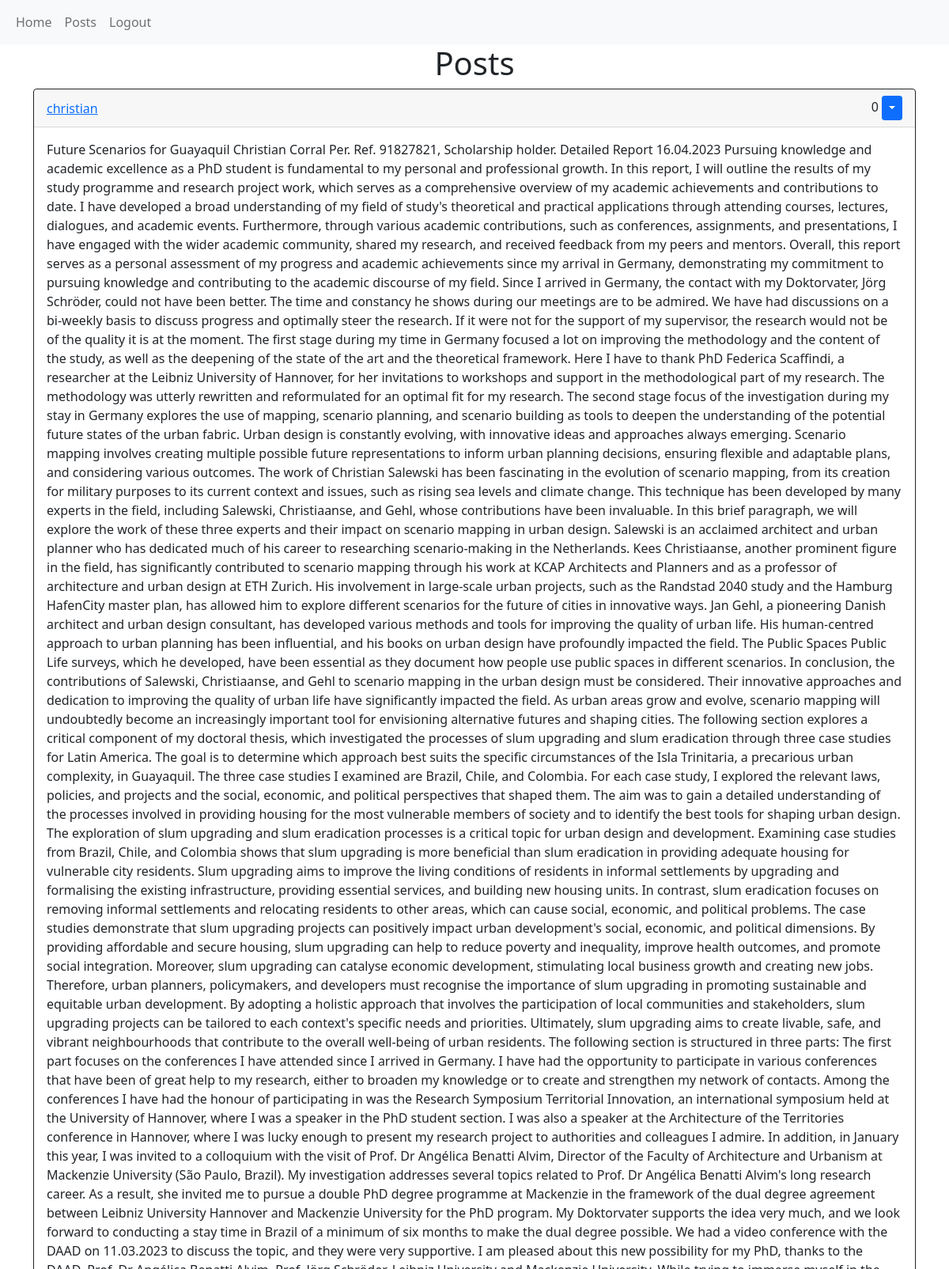
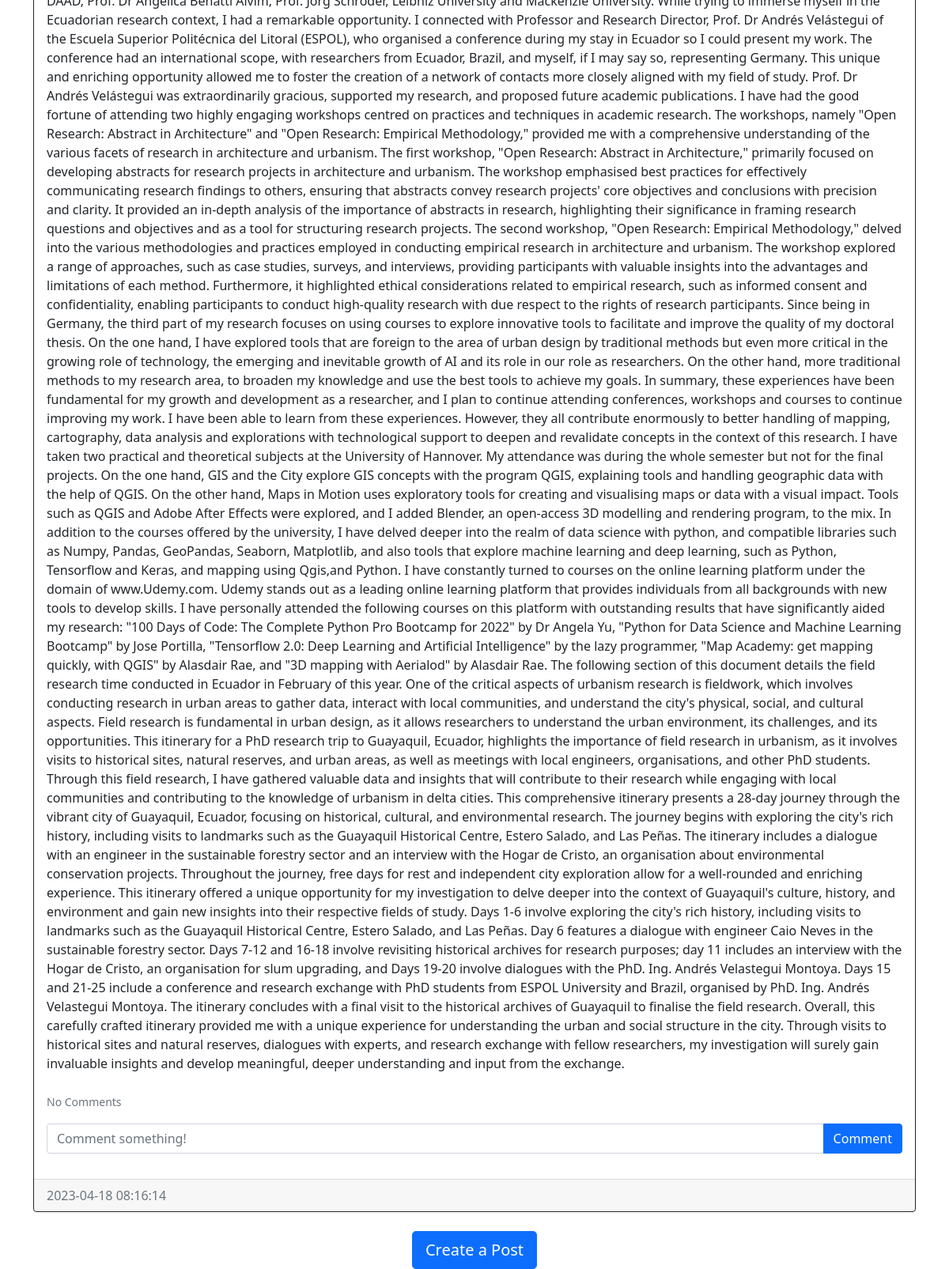
Screenshot of /home (signed in) with the database file from the repository (2 pictures, top to bottom).
### website/models.py (models this page shows)
class Post(db.Model):
    id = db.Column(db.Integer, primary_key=True)
    text = db.Column(db.Text, nullable=False)
    date_created = db.Column(db.DateTime(timezone=True), default=func.now())
    author = db.Column(db.Integer, db.ForeignKey(
        'user.id', ondelete="CASCADE"), nullable=False)
    comments = db.relationship('Comment', backref='post', passive_deletes=True)
    likes = db.relationship('Like', backref='post', passive_deletes=True)

class User(db.Model, UserMixin):
    id = db.Column(db.Integer, primary_key=True)
    email = db.Column(db.String(150), unique=True)
    username = db.Column(db.String(150), unique=True)
    password = db.Column(db.String(150))
    date_created = db.Column(db.DateTime(timezone=True), default=func.now())
    posts = db.relationship('Post', backref='user', passive_deletes=True)
    comments = db.relationship('Comment', backref='user', passive_deletes=True)
    likes = db.relationship('Like', backref='user', passive_deletes=True)

### website/views.py (the view)
@views.route("/")
@views.route("/home")
@login_required
def home():
    posts = Post.query.all()
    return render_template("home.html", user=current_user, posts=posts)

### website/__init__.py (called while the page is built)
def create_app():
    app = Flask(__name__)
    app.config['SECRET_KEY'] = "helloworld"
    app.config['SQLALCHEMY_DATABASE_URI'] = f'sqlite:///{DB_NAME}'
    db.init_app(app)
    from .views import views
    from .auth import auth
    app.register_blueprint(views, url_prefix="/")
    app.register_blueprint(auth, url_prefix="/")
    from .models import User, Post
    create_database(app)
    login_manager = LoginManager()
    login_manager.login_view = "auth.login"
    login_manager.init_app(app)
    @login_manager.user_loader
    def load_user(id):
        return User.query.get(int(id))
    return app

### website/templates/home.html (shortened to what this page needs)
{% extends "posts_div.html" %}

### website/templates/posts_div.html (shortened to what this page needs)
{% extends "base.html" %} {% block title %}Home{% endblock %} {% block content
    %}
    <h1 align="center">{% block header %}Posts{% endblock %}</h1>
    <div id="posts">
      {% for post in posts %}
      <div class="card border-dark">
        <div class="card-header d-flex justify-content-between align-items-center">
          <a href="/posts/{{post.user.username}}">{{post.user.username}}</a>
          <div>
            <span id="likes-count-{{post.id}}">
            {{ post.likes|length }}</span>
             {% if user.id == post.author %}
            <div class="btn-group">
              <button
                type="button"
                class="btn btn-sm btn-primary dropdown-toggle"
                data-bs-toggle="dropdown"
              ></button>
            </div>
            {% endif %}
          </div>
        </div>
        <div class="card-body">
          <div class="card-text">{{post.text}}</div>
          <br />
          <p class="card-text">
            {% if post.comments|length > 0 %}
            <a data-bs-toggle="collapse" href="#comments-{{post.id}}" role="button">
              <small>View {{post.comments|length}} Comments</small>
            </a>
            {% else %}
            <small class="text-muted">No Comments</small>
            {% endif %}
          </p>
          <form
            class="input-group mb-3"
            method="POST"
            action="/create-comment/{{post.id}}"
          >
            <input
              type="text"
              id="text"
              name="text"
              class="form-control"
              placeholder="Comment something!"
            />
            <button type="submit" class="btn btn-primary">Comment</button>
          </form>
        </div>
        <div class="card-footer text-muted">{{post.date_created}}</div>
      </div>
      <br/ > {% endfor %}
    </div>
    {% block footer %}
    <div align="center">
      <a href="/create-post"
        ><button type="button" class="btn btn-primary btn-lg">
          Create a Post
        </button></a
      >
    </div>
    {% endblock %} {% endblock %}

### website/templates/base.html (shortened to what this page needs)
<!DOCTYPE html>
<html lang="en">
  <head>
    <link
      href="https://cdn.jsdelivr.net/npm/bootstrap@5.0.2/dist/css/bootstrap.min.css"
      rel="stylesheet"
    />
    <link rel="stylesheet" type="text/css" href="website/static/css/main.css">
  </head>
  <body>
    <nav class="navbar navbar-expand-lg navbar-light bg-light">
      <div class="container-fluid">
        <div class="collapse navbar-collapse" id="navbar">
          <div class="navbar-nav navbar-center">
            <a class="nav-item nav-link nav-link-color" href="/home">Home</a>
            <a class="nav-item nav-link nav-link-color" href="/home">Posts</a>
            {% if user.is_authenticated %}
            <a class="nav-item nav-link nav-link-color" href="/logout">Logout</a>
            {% else %}
            <a class="nav-item nav-link nav-link-color" href="/login">Login</a>
            <a class="nav-item nav-link nav-link-color" href="/sign-up">Sign Up</a>
            {% endif %}
          </div>
        </div>
      </div>
    </nav>
    <div class="container">{% block content %}{% endblock %}</div>
  </body>
</html>

### website/static/css/main.css (style rules this page uses)
.nav-link-color { transition: background-color 0.3s ease; }

### rows the page displays
Post: user.username "christian", likes|length "0", text "Future Scenarios for Guayaquil Christian Corral Per. Ref. 91827821, Scholarship holder. Detailed Report 16.04.2023 Pursuing knowledge and academic excellence as a PhD student is fundamental to my personal and professional growth. In this report, I will outline the results of my study programme and research project work, which serves as a comprehensive overview of my academic achievements and contributions to date. I have developed a broad understanding of my field of study's theoretical and practical applications through attending courses, lectures, dialogues, and academic events. Furthermore, through various academic contributions, such as conferences, assignments, and presentations, I…", date_created "2023-04-18 08:16:14"
